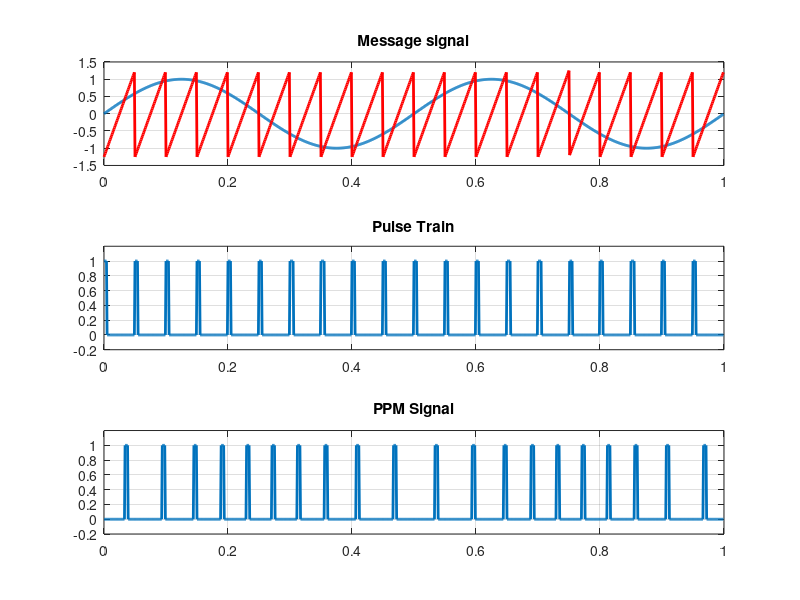

MATLAB code to generate this figure:
 clc;
 close all;
 clear all;
 fc=20; 
 fm =2;
 fs=1000; 
 t=1;
 n=[0:1/fs:t];
 n=n(1:end-1);
 duty=10;
 per = fs/fc;
 on_t = per/duty;
 s = square(2*pi*fc*n,duty);
 s(find(s<0)) = 0;
 m = sin(2*pi*fm*n);
 
 a=1.25;
 c=a.*sawtooth(2*pi*fc*n);
 ppm=zeros(1,length(s));
 id = find(c>m);
 idd = diff(id);
 iddd = find(idd~=1);
 temp(1) = id(1);
 temp(2:length(iddd)+1) = id(iddd+1);
 for i=1:length(temp)
     ppm (temp(i) : temp(i) + on_t - 1) =1;
 end
 
 subplot(3,1,1);
 plot(n,m,'linewidth',2);
 title('Message signal');
 hold on;
 plot(n,c,'r','linewidth',2);
 grid on;
 subplot(3,1,2);
 plot(n,s,'linewidth',2);
 title('Pulse Train');
 grid on;
 ylim([-0.2 1.2]);
 subplot(3,1,3);
 plot(n,ppm,'linewidth',2);
 title('PPM Signal');
 grid on;
 ylim([-0.2 1.2]);
 
 
 
 
 